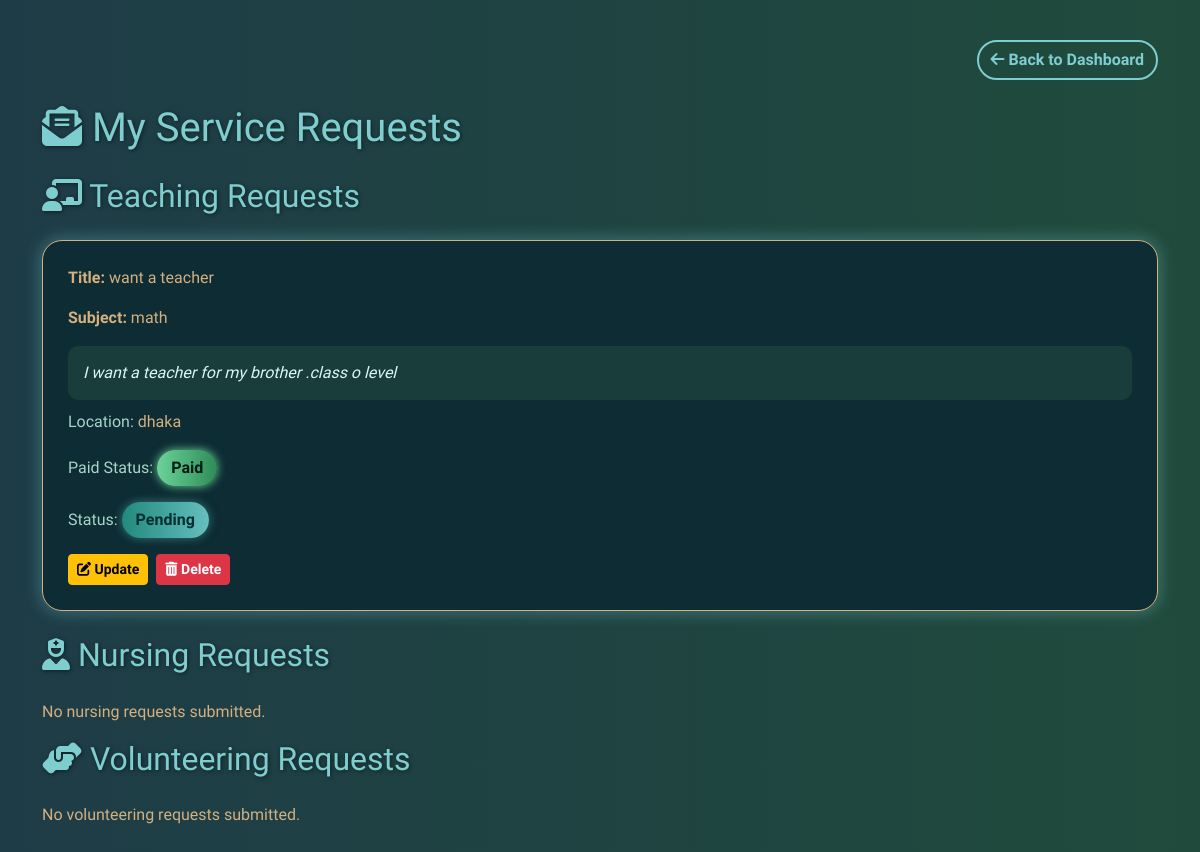
The app's page /user/customer_dashboard_my_requests/ (signed in) with its own data.
### users/models.py (models this page shows, shortened)
class TeachingRequest(models.Model):
    STATUS_CHOICES = (
        ('Pending', 'Pending'),
        ('Accepted', 'Accepted'),
        ('Rejected', 'Rejected'),
    )
    customer = models.ForeignKey(User, on_delete=models.CASCADE, related_name='teaching_requests')
    title = models.CharField(max_length=100)
    subject = models.CharField(max_length=100)
    description = models.TextField()
    location = models.CharField(max_length=100)
    is_paid = models.BooleanField(default=False)
    created_at = models.DateTimeField(auto_now_add=True)
    accepted_by = models.ForeignKey(User, null=True, blank=True, on_delete=models.SET_NULL, related_name='accepted_teaching', limit_choices_to={'role': 'provider'})
    status = models.CharField(max_length=10, choices=STATUS_CHOICES, default='Pending')

### users/views.py (the view)
# urls.py: path('customer_dashboard_my_requests/', views.customer_my_requests, name='customer_my_requests'),
@login_required
def customer_my_requests(request):
    teaching_posts = TeachingRequest.objects.filter(customer=request.user)
    nursing_posts = NursingService.objects.filter(customer=request.user)
    volunteering_posts = VolunteeringService.objects.filter(customer=request.user)
    return render(request, 'customer_my_requests.html', {
        'teaching_posts': teaching_posts,
        'nursing_posts': nursing_posts,
        'volunteering_posts': volunteering_posts
    })

### templates/customer_my_requests.html (shortened to what this page needs)
<!DOCTYPE html>
<html lang="en">
<head>
    <link href="https://cdn.jsdelivr.net/npm/bootstrap@5.3.0/dist/css/bootstrap.min.css" rel="stylesheet">
    <link href="https://cdnjs.cloudflare.com/ajax/libs/font-awesome/6.4.0/css/all.min.css" rel="stylesheet">
</head>
<body>
<div class="container">
    <div class="d-flex justify-content-end mb-4">
        <a href="{% url 'dashboard' %}" class="btn btn-outline-info">
            <i class="fas fa-arrow-left"></i> Back to Dashboard
        </a>
    </div>
    <h1><i class="fas fa-envelope-open-text"></i> My Service Requests</h1>
    <h2><i class="fas fa-chalkboard-teacher"></i> Teaching Requests</h2>
    {% for post in teaching_posts %}
    <div class="glow-box">
        <p><strong>Title:</strong> {{ post.title }}</p>
        <p><strong>Subject:</strong> {{ post.subject }}</p>
        <div class="desc-box">{{ post.description }}</div>
        <p><span class="label">Location:</span> {{ post.location }}</p>
        <p><span class="label">Paid Status:</span>
            {% if post.is_paid %}
                <span class="status-pill status-accepted">Paid</span>
            {% else %}
                <span class="status-pill">Unpaid</span>
            {% endif %}
        </p>
        <p><span class="label">Status:</span>
            {% if post.status == "Pending" %}
                <span class="status-pill">Pending</span>
            {% else %}
                <span class="status-pill status-accepted">Accepted</span>
            {% endif %}
        </p>
        <div class="mt-3 d-flex gap-2">
            <a href="{% url 'update_teaching_post' post.id %}" class="btn btn-warning btn-sm">
                <i class="fas fa-edit"></i> Update
            </a>
            <a href="{% url 'delete_teaching_post' post.id %}" class="btn btn-danger btn-sm">
                <i class="fas fa-trash-alt"></i> Delete
            </a>
        </div>
    </div>
    {% empty %}
    <p>No teaching requests submitted.</p>
    {% endfor %}
    <h2><i class="fas fa-user-nurse"></i> Nursing Requests</h2>
    {% for post in nursing_posts %}
    <div class="glow-box">
        <p><strong>Title:</strong> {{ post.title }}</p>
        <div class="desc-box">{{ post.description }}</div>
        <p><span class="label">Location:</span> {{ post.location }}</p>
        <p><span class="label">Paid Status:</span>
            {% if post.is_paid %}
                <span class="status-pill status-accepted">Paid</span>
            {% else %}
                <span class="status-pill">Unpaid</span>
            {% endif %}
        </p>
        <p><span class="label">Status:</span>
            {% if post.status == "Pending" %}
                <span class="status-pill">Pending</span>
            {% else %}
                <span class="status-pill status-accepted">Accepted</span>
            {% endif %}
        </p>
        <div class="mt-3 d-flex gap-2">
            <a href="{% url 'update_nursing_post' post.id %}" class="btn btn-warning btn-sm">
                <i class="fas fa-edit"></i> Update
            </a>
            <a href="{% url 'delete_nursing_post' post.id %}" class="btn btn-danger btn-sm">
                <i class="fas fa-trash-alt"></i> Delete
            </a>
        </div>
    </div>
    {% empty %}
    <p>No nursing requests submitted.</p>
    {% endfor %}
    <h2><i class="fas fa-hands-helping"></i> Volunteering Requests</h2>
    {% for post in volunteering_posts %}
    <div class="glow-box">
        <p><strong>Title:</strong> {{ post.title }}</p>
        <div class="desc-box">{{ post.activity }}</div>
        <p><span class="label">Location:</span> {{ post.location }}</p>
        <p><span class="label">Paid Status:</span>
            {% if post.is_paid %}
                <span class="status-pill status-accepted">Paid</span>
            {% else %}
                <span class="status-pill">Unpaid</span>
            {% endif %}
        </p>
        <p><span class="label">Status:</span>
            {% if post.status == "Pending" %}
                <span class="status-pill">Pending</span>
            {% else %}
                <span class="status-pill status-accepted">Accepted</span>
            {% endif %}
        </p>
        <div class="mt-3 d-flex gap-2">
            <a href="{% url 'update_volunteering_post' post.id %}" class="btn btn-warning btn-sm">
                <i class="fas fa-edit"></i> Update
            </a>
            <a href="{% url 'delete_volunteering_post' post.id %}" class="btn btn-danger btn-sm">
                <i class="fas fa-trash-alt"></i> Delete
            </a>
        </div>
    </div>
    {% empty %}
    <p>No volunteering requests submitted.</p>
    {% endfor %}
</div>
</body>
</html>

### templates/customer_my_requests.html (style rules this page uses)
body { background: linear-gradient(to right, #1e3c47, #204b3c); color: #d4af7f; font-family: 'Quicksand', sans-serif; padding: 40px 15px; }
h1, h2 { color: #7ecdcf; margin-bottom: 25px; text-shadow: 1px 1px 4px rgba(0, 0, 0, 0.5); }
.glow-box { background-color: #0d2c33; border-radius: 20px; padding: 25px; margin-bottom: 25px; box-shadow: 0 0 15px 3px rgba(126, 205, 207, 0.3); transition: transform 0.3s ease, box-shadow 0.3s ease; border: 1px solid #d4af7f; }
.desc-box { background-color: #193d3b; padding: 15px; border-radius: 10px; font-style: italic; margin-bottom: 10px; color: #d8f7f9; }
.status-pill { display: inline-block; padding: 6px 14px; background: linear-gradient(to right, #21897e, #66bfbf); color: #002f2f; border-radius: 20px; font-weight: bold; box-shadow: 0 0 10px rgba(102, 191, 191, 0.5); }
.status-accepted { background: linear-gradient(to right, #6cd39a, #2e8b57); color: #001a14; box-shadow: 0 0 10px #6cd39a; }
.btn-outline-info { border-radius: 20px; font-weight: 600; border: 2px solid #7ecdcf; color: #7ecdcf; background-color: transparent; transition: all 0.3s ease; }
.btn-sm { font-weight: 600; }
.label { color: #a8d5c8; }

### records on screen
TeachingRequest: title "want a teacher", subject "math", description "I want a teacher for my brother .class o level", location "dhaka", is_paid "Paid", status "Pending"
